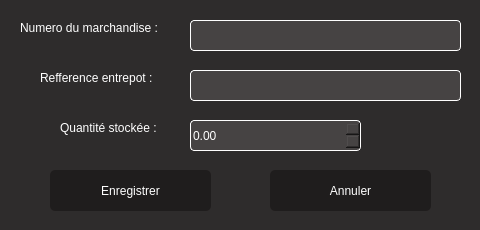
<?xml version="1.0" encoding="UTF-8"?>
<ui version="4.0">
 <class>stocker</class>
 <widget class="QDialog" name="stocker">
  <property name="geometry">
   <rect>
    <x>0</x>
    <y>0</y>
    <width>480</width>
    <height>230</height>
   </rect>
  </property>
  <property name="windowTitle">
   <string>Information du stockage</string>
  </property>
  <property name="styleSheet">
   <string notr="true">background-color:rgb(46,44,44);
color:white;
font: 63 10pt &quot;Yu Gothic UI Semibold&quot;;</string>
  </property>
  <widget class="QPushButton" name="pushButton">
   <property name="geometry">
    <rect>
     <x>50</x>
     <y>170</y>
     <width>161</width>
     <height>41</height>
    </rect>
   </property>
   <property name="styleSheet">
    <string notr="true">border-radius:5px;
background-color:rgb(31,29,29);</string>
   </property>
   <property name="text">
    <string>Enregistrer</string>
   </property>
  </widget>
  <widget class="QPushButton" name="pushButton_2">
   <property name="geometry">
    <rect>
     <x>270</x>
     <y>170</y>
     <width>161</width>
     <height>41</height>
    </rect>
   </property>
   <property name="styleSheet">
    <string notr="true">border-radius:5px;
background-color:rgb(31,29,29);</string>
   </property>
   <property name="text">
    <string>Annuler</string>
   </property>
  </widget>
  <widget class="QLabel" name="label_2">
   <property name="geometry">
    <rect>
     <x>20</x>
     <y>20</y>
     <width>161</width>
     <height>16</height>
    </rect>
   </property>
   <property name="text">
    <string>Numero du marchandise :</string>
   </property>
  </widget>
  <widget class="QLabel" name="label_3">
   <property name="geometry">
    <rect>
     <x>40</x>
     <y>70</y>
     <width>131</width>
     <height>16</height>
    </rect>
   </property>
   <property name="text">
    <string>Refference entrepot :</string>
   </property>
  </widget>
  <widget class="QLabel" name="label_4">
   <property name="geometry">
    <rect>
     <x>60</x>
     <y>120</y>
     <width>111</width>
     <height>16</height>
    </rect>
   </property>
   <property name="text">
    <string>Quantité stockée :</string>
   </property>
  </widget>
  <widget class="QLineEdit" name="lineEdit_2">
   <property name="geometry">
    <rect>
     <x>190</x>
     <y>20</y>
     <width>271</width>
     <height>31</height>
    </rect>
   </property>
   <property name="styleSheet">
    <string notr="true">border-radius:4px;
border:1px solid white;
background-color:rgb(70,67,67);</string>
   </property>
  </widget>
  <widget class="QLineEdit" name="lineEdit_3">
   <property name="geometry">
    <rect>
     <x>190</x>
     <y>70</y>
     <width>271</width>
     <height>31</height>
    </rect>
   </property>
   <property name="styleSheet">
    <string notr="true">border-radius:4px;
border:1px solid white;
background-color:rgb(70,67,67);</string>
   </property>
  </widget>
  <widget class="QDoubleSpinBox" name="doubleSpinBox">
   <property name="geometry">
    <rect>
     <x>190</x>
     <y>120</y>
     <width>171</width>
     <height>31</height>
    </rect>
   </property>
   <property name="styleSheet">
    <string notr="true">border-radius:4px;
border:1px solid white;
background-color:rgb(70,67,67);</string>
   </property>
   <property name="maximum">
    <double>100000000000.000000000000000</double>
   </property>
  </widget>
 </widget>
 <resources/>
 <connections/>
</ui>
